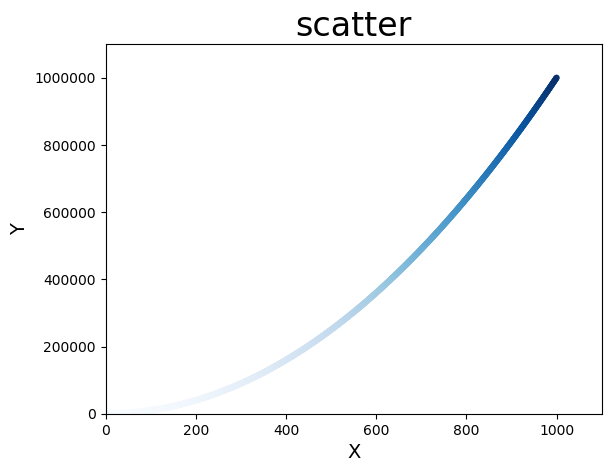

Recreate this plot in Python.
import matplotlib.pyplot as plt

x_value = list(range(1,1001))
y_value = [x**2 for x in x_value]
#注意线段宽度是用linewidth,点的大小是直接用小写s,这里将颜色设置为随x变化的颜色，cnap是指定用什么颜色.
plt.scatter(x_value, y_value, c=y_value,cmap=plt.cm.Blues,edgecolor='none',s=20)
plt.title("scatter", fontsize=24)
plt.xlabel("X", fontsize=14)
plt.ylabel("Y", fontsize=14)
plt.tick_params(axis='both',labelsize=10)

#设置每个坐标轴的取值范围
plt.axis([0,1100,0,1100000])
#下面这两个句子一个是展示图表，一个是保存成图片，两者一起用的时候先保存在展示，不能先展示在保存。
#plt.show()
plt.savefig('scatter.png',bbox_inches='tight')
plt.show()
